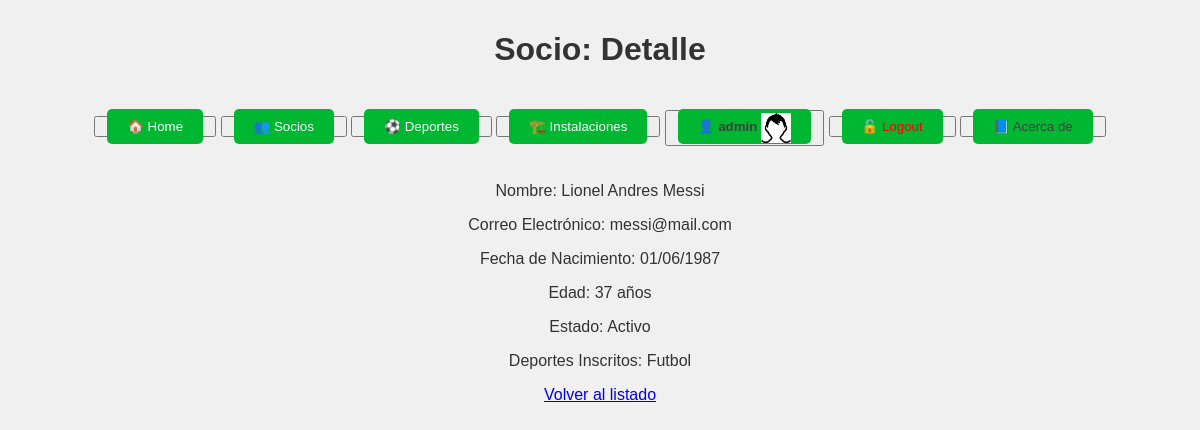
Page /socios/2/ (signed in) on the earlier database version.
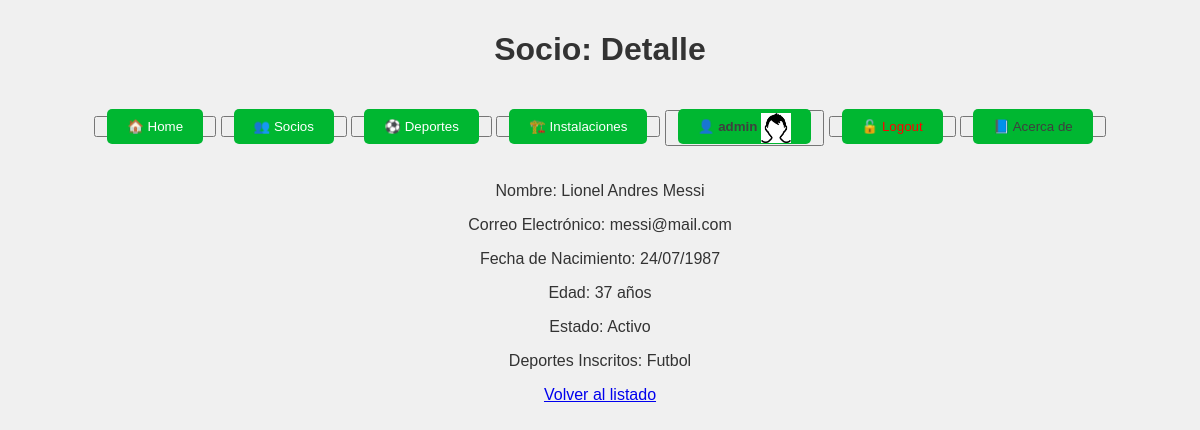
Same page on the later database version.
### club/models.py (models this page shows, shortened)
class Socio(models.Model):
    deportes = models.ManyToManyField('Deporte', related_name='socios')
    nombre = models.CharField(max_length=50)
    apellido = models.CharField(max_length=50, db_index=True)
    fecha_nacimiento = models.DateField(null=False, blank=False)
    correo_electronico = models.EmailField(blank=True, null=True)
    activo = models.BooleanField(default=True)
    def edad(self):
        today = date.today()
        return today.year - self.fecha_nacimiento.year - ((today.month, today.day) < (self.fecha_nacimiento.month, self.fecha_nacimiento.day))

### club/views.py (the view)
# urls.py: path('socios/<int:pk>/', SocioDetailView.as_view(), name='socio_detail'),
class SocioDetailView(LoginRequiredMixin, DetailView):
    model = Socio
    template_name = 'club/socio_detail.html'

### templates/club/socio_detail.html
{% extends 'club/base.html' %}
{% block titulo %}
    Socio: Detalle
{% endblock titulo %}
{% block main %}
    <p>Nombre: {{ object.nombre }} {{ object.apellido }}</p>
    <p>Correo Electrónico: {{ object.correo_electronico }}</p>
    <p>Fecha de Nacimiento: {{ object.fecha_nacimiento|date:"d/m/Y" }}</p>
    <p>Edad: {{ object.edad }} años</p>
    <p>Estado: {{ object.activo|yesno:"Activo,No Activo" }}</p>
    <p>Deportes Inscritos: {% for deporte in object.deportes.all %} {{ deporte.nombre }}{% if not forloop.last %}, {% endif %}{% empty %} Ninguno {% endfor %}</p>
    <a href="{% url 'socio_list' %}">Volver al listado</a>
{% endblock %}

Differences in the rows shown:
changed Socio "Lionel Andres": fecha_nacimiento "01/06/1987" → "24/07/1987"
